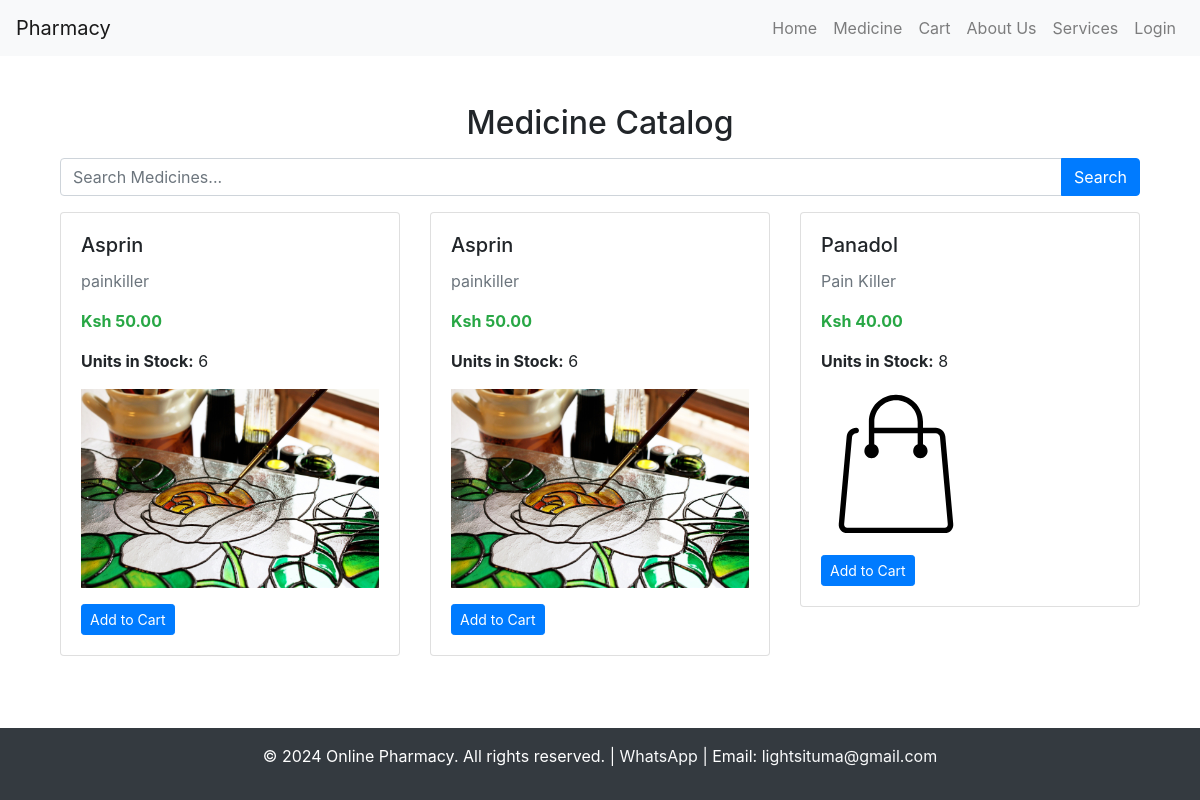
Before: /medicines/ with the older database file.
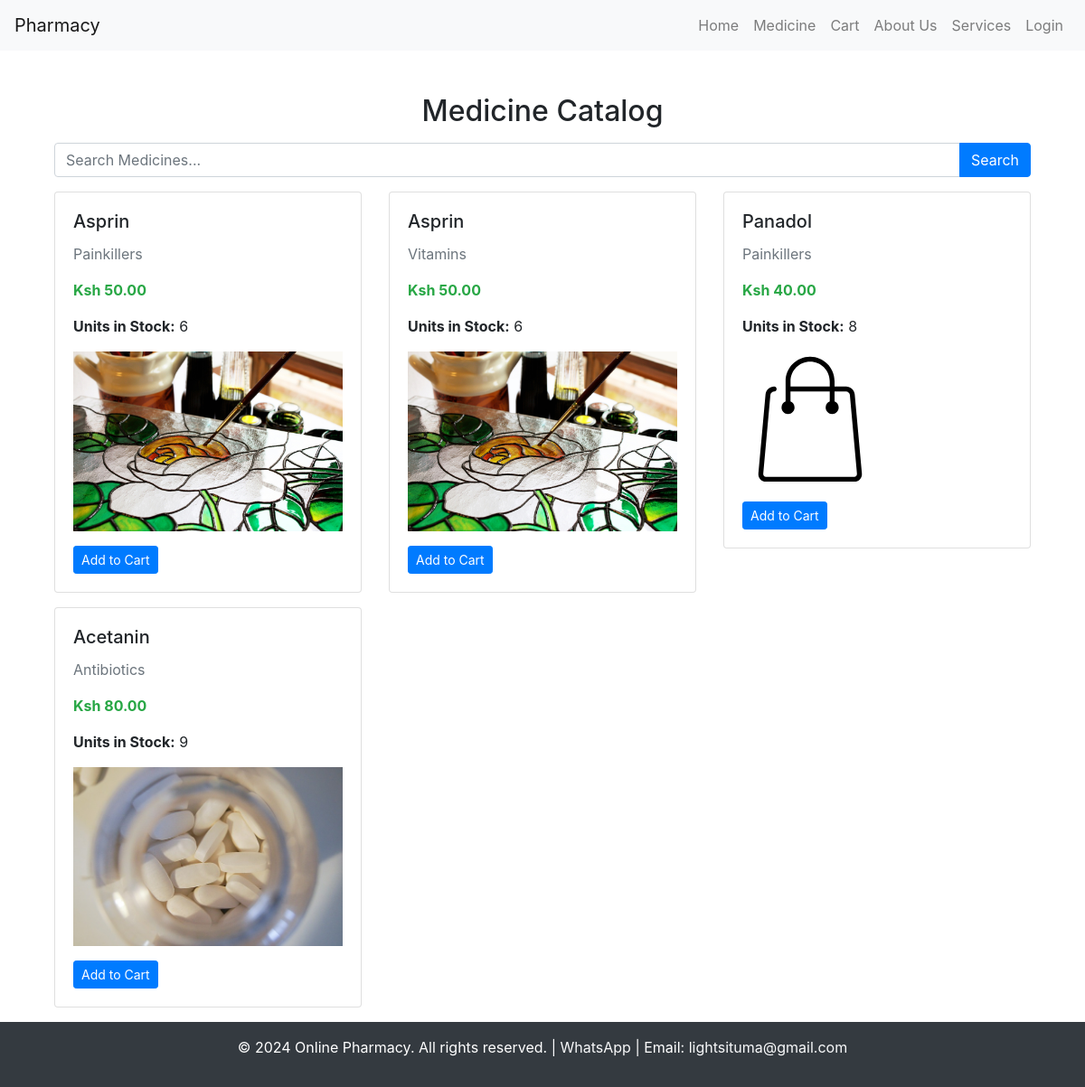
After: the same page with the newer database file.
### pharmacy_app/models.py (models this page shows, shortened)
class Medicine(models.Model):
    name = models.CharField(max_length=100)
    category = models.CharField(max_length=50)
    price = models.DecimalField(max_digits=10, decimal_places=2)
    stock = models.PositiveIntegerField()
    description = models.TextField()
    image = models.ImageField(upload_to='medicine_images/', blank=True, null=True)

### pharmacy_app/views.py (the view)
# urls.py: path('medicines/', views.medicine_list, name='medicine_list'),
def medicine_list(request):
    medicines = Medicine.objects.all()
    query = request.GET.get('query')
    category = request.GET.get('category')
    if query:
        medicines = medicines.filter(name__icontains=query)
    if category:
        medicines = medicines.filter(category__iexact=category)
    return render(request, 'medicine_list.html', {'medicines': medicines})

### pharmacy_app/templates/medicine_list.html (shortened to what this page needs)
{% extends "base.html" %}
{% load static %}
{% block content %}
<div class="container mt-4">
  <h2 class="text-center">Medicine Catalog</h2>
  <form method="GET" action="{% url 'medicine_list' %}" class="my-3">
    <div class="input-group">
      <input type="text" class="form-control" placeholder="Search Medicines..." name="search">
      <div class="input-group-append">
        <button class="btn btn-primary" type="submit">Search</button>
      </div>
    </div>
  </form>
  <div class="row">
    {% for medicine in medicines %}
    <div class="col-md-4 mb-3">
      <div class="card">
        <div class="card-body">
          <h5 class="card-title">{{ medicine.name }}</h5>
          <p class="card-text text-muted">{{ medicine.category }}</p>
          <p class="text-success"><strong>Ksh {{ medicine.price }}</strong></p>
          <p><strong>Units in Stock:</strong> {{ medicine.stock }}</p>
          {% if medicine.image %}
            <img src="{{ medicine.image.url }}" alt="{{ medicine.name }}" class="img-fluid mb-3">
          {% else %}
            <img src="{% static 'images/img.png' %}" alt="No image" class="img-fluid mb-3">
          {% endif %}
          <div class="d-flex justify-content-between">
            {% if request.user.is_staff %}
            <a href="{% url 'medicine_update' medicine.pk %}" class="btn btn-warning btn-sm">Edit</a>
            <a href="{% url 'medicine_delete' medicine.pk %}" class="btn btn-danger btn-sm">Delete</a>
            {% elif medicine.stock > 0 %}
            <a href="{% url 'add_to_cart' medicine.pk %}" class="btn btn-primary btn-sm">Add to Cart</a>
            {% else %}
            <button class="btn btn-secondary btn-sm" disabled>Out of Stock</button>
            {% endif %}
          </div>
        </div>
      </div>
    </div>
    {% endfor %}
  </div>
</div>
{% endblock %}

Changed rows visible on the page:
changed Medicine (number 1 of 4 on the later page): category "painkiller" → "Painkillers"
changed Medicine: category "painkiller" → "Vitamins"
changed Medicine "Panadol": category "Pain Killer" → "Painkillers"
added Medicine: name "Acetanin", category "Antibiotics", price "80.00", stock "9", image (picture), shows "Add to Cart"
